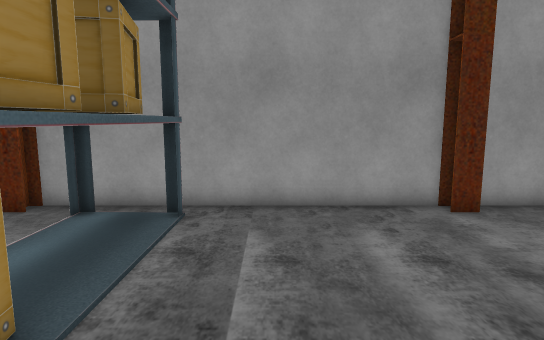
View 1 (above)

15 first-person views from a walk through a scene from a Unity 3-D project. The camera is 1.2 m above the floor, tilts 8° down and sees 75° across. The floor is counted in squares, 0.5 m on a side. Each view is taken from the middle of a square. On the plan, view 1 faces up. The plan holds only what a view shows up to about 20 squares ahead; the rest is blank.

View 2
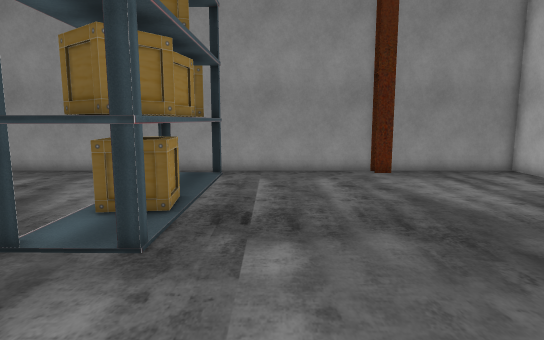

View 3
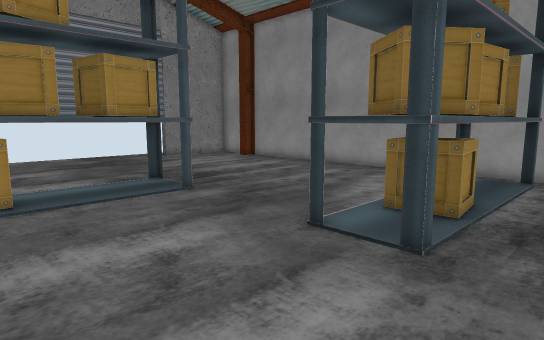

View 4
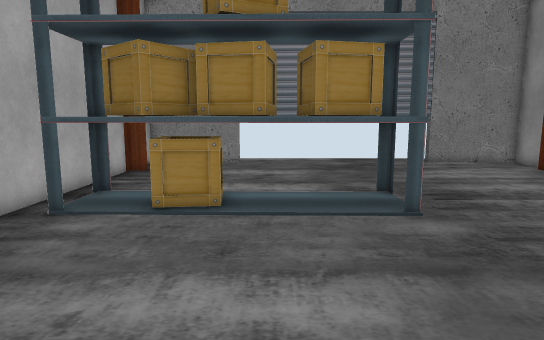

View 5
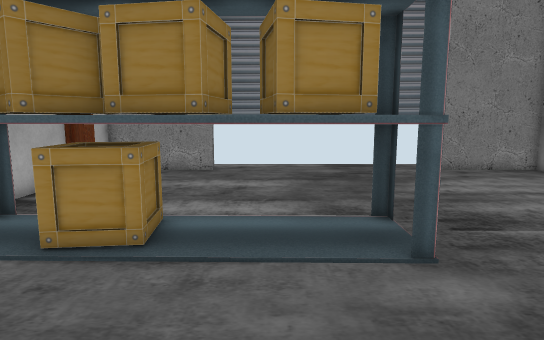

View 6
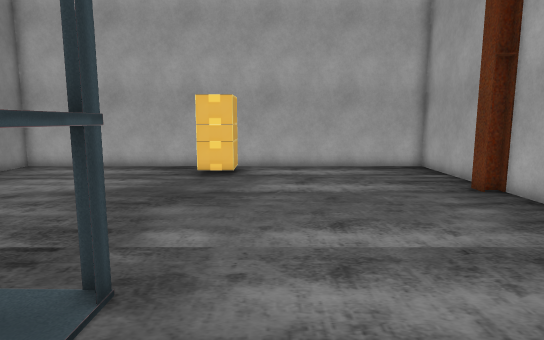

View 7
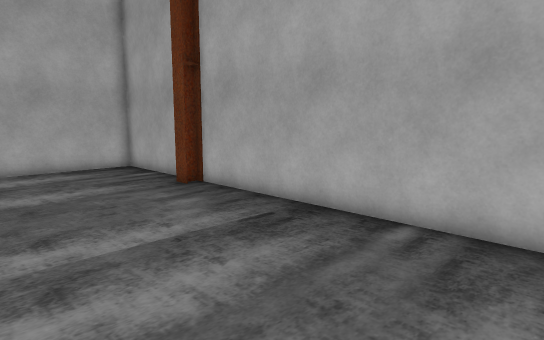

View 8
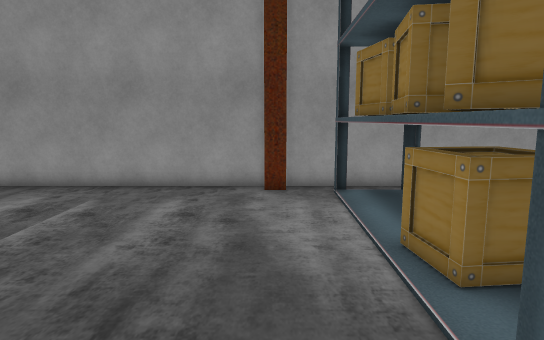

View 9
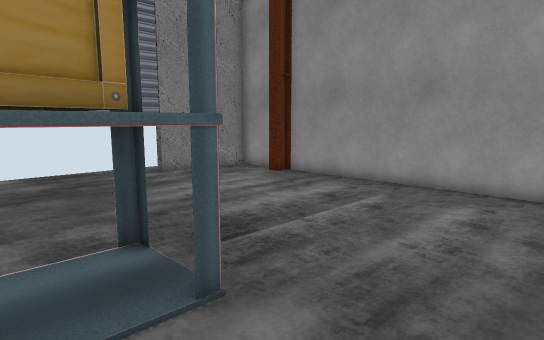

View 10
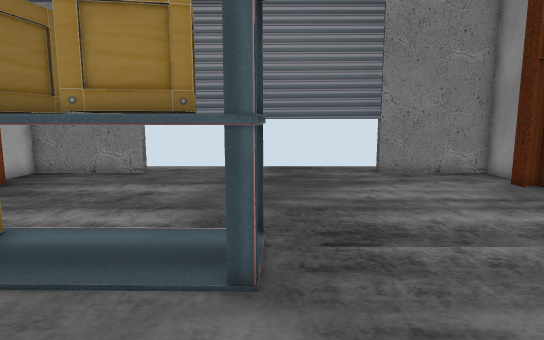

View 11
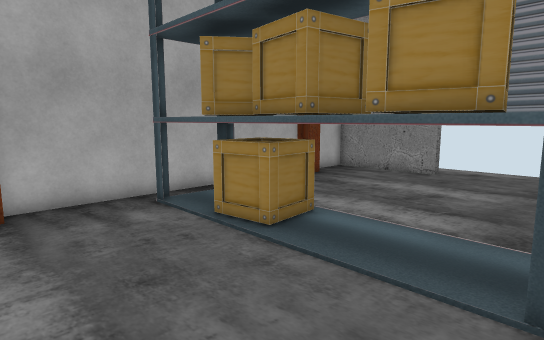

View 12
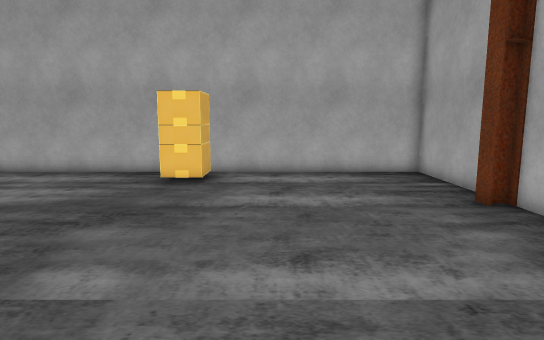

View 13
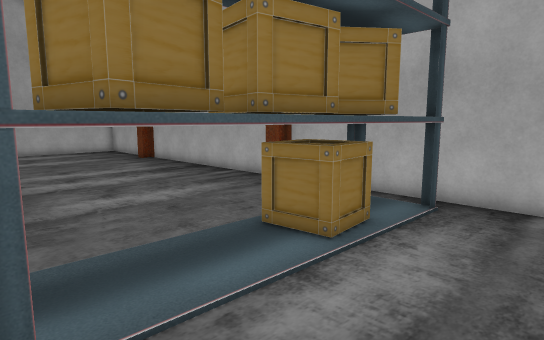

View 14
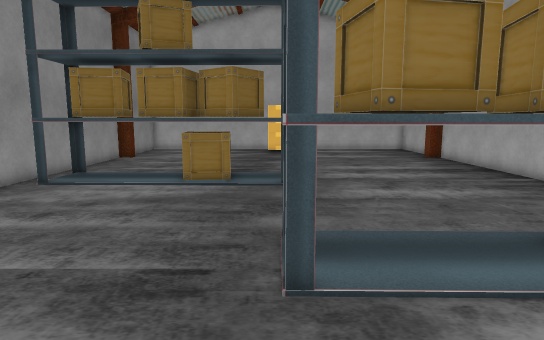

View 15
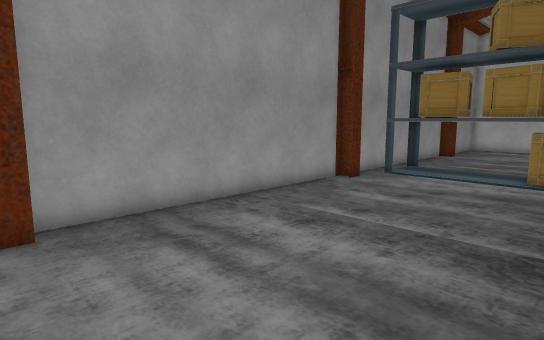

### Floor plan
Key: @ floor where view 1 was taken; # wall or solid block; . floor; O other object.
Columns run from 22 left of view 1 to 12 right of it. Each row starts with its distance up from view 1.
 10 ##################################
  9 #..............##OOOO............#
  8 #................OOOO............#
  7 #................OOOO............#
  6 #................OOOO............#
  5 #................OOOO............#
  4 #................OOOO............#
  3 #................OOOO............#
  2 #................OOOO............ #
  1 #................OOOO............ #
  0 #........OOO.....OOOO.@........O  #
 -1 #........OOO.....OOO...........OO #
 -2 #........OOO..................... #
 -3 #........OOO..................... #
 -4 #........OOO.....................#
 -5 #........OOO.....................#
 -6 #.......OOOO.....................#
 -7 #.......OOOO.....................#
 -8 #.......OOOO.....................#
 -9 #.......OOOO.....................#
-10 #........OOO.....................#
-11 ##################################

Positions as (right, up) in squares from view 1, and headings:
1: (0, 0), facing up
2: (0, -7), facing up
3: (0, -7), facing up-left
4: (-2, -4), facing left
5: (-5, -3), facing left
6: (-7, -3), facing right
7: (-7, -3), facing down-right
8: (-7, -3), facing up
9: (-7, -3), facing up-left
10: (-6, 0), facing left
11: (-6, 0), facing down-left
12: (-5, -4), facing right
13: (-17, 0), facing down-right
14: (-18, 0), facing right
15: (-20, 1), facing up-right
